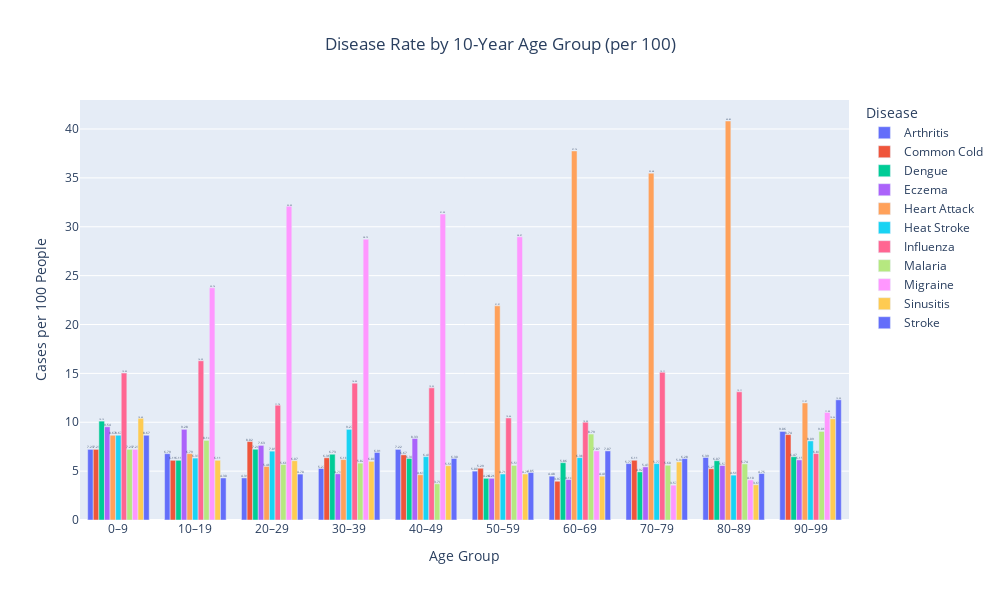

Notebook code for this chart:
### Code cell
import plotly.express as px

fig = px.bar(
    counts,
    x='age_group',
    y='per_100',
    color='prognosis',
    barmode='group',
    title='Disease Rate by 10-Year Age Group (per 100)',
    text='per_100'
)

# ✅ Move width & height into update_layout
fig.update_layout(
    title=dict(text='Disease Rate by 10-Year Age Group (per 100)', x=0.5),
    xaxis_title='Age Group',
    yaxis_title='Cases per 100 People',
    legend_title_text='Disease',
    xaxis={'categoryorder': 'array', 'categoryarray': labels},
    width=1000,     # plot width
    height=600      # plot height
)

# ✅ Keep text & bar style updates here
fig.update_traces(
    texttemplate='%{text:.2f}',
    textposition='outside'
)

fig.show()
fig.write_html("Disease Rate by 10-Year Age Group.html")

### Figure 1 — Plotly figure (JSON) as saved in the notebook; plotly's stock layout.template omitted (floating-point values rounded to 4 significant figures)
{"data": [{"alignmentgroup": "True", "hovertemplate": "prognosis=Arthritis<br>age_group=%{x}<br>per_100=%{text}<extra></extra>", "legendgroup": "Arthritis", "marker": {"color": "#636efa", "pattern": {"shape": ""}}, "name": "Arthritis", "offsetgroup": "Arthritis", "orientation": "v", "showlegend": true, "text": [7.225, 6.787, 4.305, 5.273, 7.222, 5.0, 4.483, 5.772, 6.393, 9.061], "textposition": "outside", "texttemplate": "%{text:.2f}", "type": "bar", "x": ["0–9", "10–19", "20–29", "30–39", "40–49", "50–59", "60–69", "70–79", "80–89", "90–99"], "xaxis": "x", "y": [7.225, 6.787, 4.305, 5.273, 7.222, 5.0, 4.483, 5.772, 6.393, 9.061], "yaxis": "y"}, {"alignmentgroup": "True", "hovertemplate": "prognosis=Common Cold<br>age_group=%{x}<br>per_100=%{text}<extra></extra>", "legendgroup": "Common Cold", "marker": {"color": "#EF553B", "pattern": {"shape": ""}}, "name": "Common Cold", "offsetgroup": "Common Cold", "orientation": "v", "showlegend": true, "text": [7.225, 6.109, 8.023, 6.364, 6.667, 5.294, 3.966, 6.112, 5.246, 8.738], "textposition": "outside", "texttemplate": "%{text:.2f}", "type": "bar", "x": ["0–9", "10–19", "20–29", "30–39", "40–49", "50–59", "60–69", "70–79", "80–89", "90–99"], "xaxis": "x", "y": [7.225, 6.109, 8.023, 6.364, 6.667, 5.294, 3.966, 6.112, 5.246, 8.738], "yaxis": "y"}, {"alignmentgroup": "True", "hovertemplate": "prognosis=Dengue<br>age_group=%{x}<br>per_100=%{text}<extra></extra>", "legendgroup": "Dengue", "marker": {"color": "#00cc96", "pattern": {"shape": ""}}, "name": "Dengue", "offsetgroup": "Dengue", "orientation": "v", "showlegend": true, "text": [10.12, 6.109, 7.241, 6.727, 6.296, 4.265, 5.862, 4.924, 6.066, 6.472], "textposition": "outside", "texttemplate": "%{text:.2f}", "type": "bar", "x": ["0–9", "10–19", "20–29", "30–39", "40–49", "50–59", "60–69", "70–79", "80–89", "90–99"], "xaxis": "x", "y": [10.12, 6.109, 7.241, 6.727, 6.296, 4.265, 5.862, 4.924, 6.066, 6.472], "yaxis": "y"}, {"alignmentgroup": "True", "hovertemplate": "prognosis=Eczema<br>age_group=%{x}<br>per_100=%{text}<extra></extra>", "legendgroup": "Eczema", "marker": {"color": "#ab63fa", "pattern": {"shape": ""}}, "name": "Eczema", "offsetgroup": "Eczema", "orientation": "v", "showlegend": true, "text": [9.538, 9.276, 7.632, 4.727, 8.333, 4.265, 4.138, 5.433, 5.574, 6.149], "textposition": "outside", "texttemplate": "%{text:.2f}", "type": "bar", "x": ["0–9", "10–19", "20–29", "30–39", "40–49", "50–59", "60–69", "70–79", "80–89", "90–99"], "xaxis": "x", "y": [9.538, 9.276, 7.632, 4.727, 8.333, 4.265, 4.138, 5.433, 5.574, 6.149], "yaxis": "y"}, {"alignmentgroup": "True", "hovertemplate": "prognosis=Heart Attack<br>age_group=%{x}<br>per_100=%{text}<extra></extra>", "legendgroup": "Heart Attack", "marker": {"color": "#FFA15A", "pattern": {"shape": ""}}, "name": "Heart Attack", "offsetgroup": "Heart Attack", "orientation": "v", "showlegend": true, "text": [8.671, 6.787, 5.479, 6.182, 4.63, 21.91, 37.76, 35.48, 40.82, 11.97], "textposition": "outside", "texttemplate": "%{text:.2f}", "type": "bar", "x": ["0–9", "10–19", "20–29", "30–39", "40–49", "50–59", "60–69", "70–79", "80–89", "90–99"], "xaxis": "x", "y": [8.671, 6.787, 5.479, 6.182, 4.63, 21.91, 37.76, 35.48, 40.82, 11.97], "yaxis": "y"}, {"alignmentgroup": "True", "hovertemplate": "prognosis=Heat Stroke<br>age_group=%{x}<br>per_100=%{text}<extra></extra>", "legendgroup": "Heat Stroke", "marker": {"color": "#19d3f3", "pattern": {"shape": ""}}, "name": "Heat Stroke", "offsetgroup": "Heat Stroke", "orientation": "v", "showlegend": true, "text": [8.671, 6.335, 7.045, 9.273, 6.481, 4.706, 6.379, 5.772, 4.59, 8.091], "textposition": "outside", "texttemplate": "%{text:.2f}", "type": "bar", "x": ["0–9", "10–19", "20–29", "30–39", "40–49", "50–59", "60–69", "70–79", "80–89", "90–99"], "xaxis": "x", "y": [8.671, 6.335, 7.045, 9.273, 6.481, 4.706, 6.379, 5.772, 4.59, 8.091], "yaxis": "y"}, {"alignmentgroup": "True", "hovertemplate": "prognosis=Influenza<br>age_group=%{x}<br>per_100=%{text}<extra></extra>", "legendgroup": "Influenza", "marker": {"color": "#FF6692", "pattern": {"shape": ""}}, "name": "Influenza", "offsetgroup": "Influenza", "orientation": "v", "showlegend": true, "text": [15.03, 16.29, 11.74, 14.0, 13.52, 10.44, 10.0, 15.11, 13.11, 6.796], "textposition": "outside", "texttemplate": "%{text:.2f}", "type": "bar", "x": ["0–9", "10–19", "20–29", "30–39", "40–49", "50–59", "60–69", "70–79", "80–89", "90–99"], "xaxis": "x", "y": [15.03, 16.29, 11.74, 14.0, 13.52, 10.44, 10.0, 15.11, 13.11, 6.796], "yaxis": "y"}, {"alignmentgroup": "True", "hovertemplate": "prognosis=Malaria<br>age_group=%{x}<br>per_100=%{text}<extra></extra>", "legendgroup": "Malaria", "marker": {"color": "#B6E880", "pattern": {"shape": ""}}, "name": "Malaria", "offsetgroup": "Malaria", "orientation": "v", "showlegend": true, "text": [7.225, 8.145, 5.675, 5.818, 3.704, 5.588, 8.793, 5.603, 5.738, 9.061], "textposition": "outside", "texttemplate": "%{text:.2f}", "type": "bar", "x": ["0–9", "10–19", "20–29", "30–39", "40–49", "50–59", "60–69", "70–79", "80–89", "90–99"], "xaxis": "x", "y": [7.225, 8.145, 5.675, 5.818, 3.704, 5.588, 8.793, 5.603, 5.738, 9.061], "yaxis": "y"}, {"alignmentgroup": "True", "hovertemplate": "prognosis=Migraine<br>age_group=%{x}<br>per_100=%{text}<extra></extra>", "legendgroup": "Migraine", "marker": {"color": "#FF97FF", "pattern": {"shape": ""}}, "name": "Migraine", "offsetgroup": "Migraine", "orientation": "v", "showlegend": true, "text": [7.225, 23.76, 32.09, 28.73, 31.3, 28.97, 7.069, 3.565, 4.098, 11.0], "textposition": "outside", "texttemplate": "%{text:.2f}", "type": "bar", "x": ["0–9", "10–19", "20–29", "30–39", "40–49", "50–59", "60–69", "70–79", "80–89", "90–99"], "xaxis": "x", "y": [7.225, 23.76, 32.09, 28.73, 31.3, 28.97, 7.069, 3.565, 4.098, 11.0], "yaxis": "y"}, {"alignmentgroup": "True", "hovertemplate": "prognosis=Sinusitis<br>age_group=%{x}<br>per_100=%{text}<extra></extra>", "legendgroup": "Sinusitis", "marker": {"color": "#FECB52", "pattern": {"shape": ""}}, "name": "Sinusitis", "offsetgroup": "Sinusitis", "orientation": "v", "showlegend": true, "text": [10.4, 6.109, 6.067, 6.0, 5.556, 4.706, 4.483, 5.942, 3.607, 10.36], "textposition": "outside", "texttemplate": "%{text:.2f}", "type": "bar", "x": ["0–9", "10–19", "20–29", "30–39", "40–49", "50–59", "60–69", "70–79", "80–89", "90–99"], "xaxis": "x", "y": [10.4, 6.109, 6.067, 6.0, 5.556, 4.706, 4.483, 5.942, 3.607, 10.36], "yaxis": "y"}, {"alignmentgroup": "True", "hovertemplate": "prognosis=Stroke<br>age_group=%{x}<br>per_100=%{text}<extra></extra>", "legendgroup": "Stroke", "marker": {"color": "#636efa", "pattern": {"shape": ""}}, "name": "Stroke", "offsetgroup": "Stroke", "orientation": "v", "showlegend": true, "text": [8.671, 4.299, 4.697, 6.909, 6.296, 4.853, 7.069, 6.282, 4.754, 12.3], "textposition": "outside", "texttemplate": "%{text:.2f}", "type": "bar", "x": ["0–9", "10–19", "20–29", "30–39", "40–49", "50–59", "60–69", "70–79", "80–89", "90–99"], "xaxis": "x", "y": [8.671, 4.299, 4.697, 6.909, 6.296, 4.853, 7.069, 6.282, 4.754, 12.3], "yaxis": "y"}], "layout": {"barmode": "group", "height": 600, "legend": {"title": {"text": "Disease"}, "tracegroupgap": 0}, "title": {"text": "Disease Rate by 10-Year Age Group (per 100)", "x": 0.5}, "width": 1000, "xaxis": {"anchor": "y", "autorange": true, "categoryarray": ["0–9", "10–19", "20–29", "30–39", "40–49", "50–59", "60–69", "70–79", "80–89", "90–99"], "categoryorder": "array", "domain": [0, 1], "range": [-0.5, 9.5], "title": {"text": "Age Group"}, "type": "category"}, "yaxis": {"anchor": "x", "autorange": true, "domain": [0, 1], "range": [0, 42.97], "title": {"text": "Cases per 100 People"}, "type": "linear"}}}
